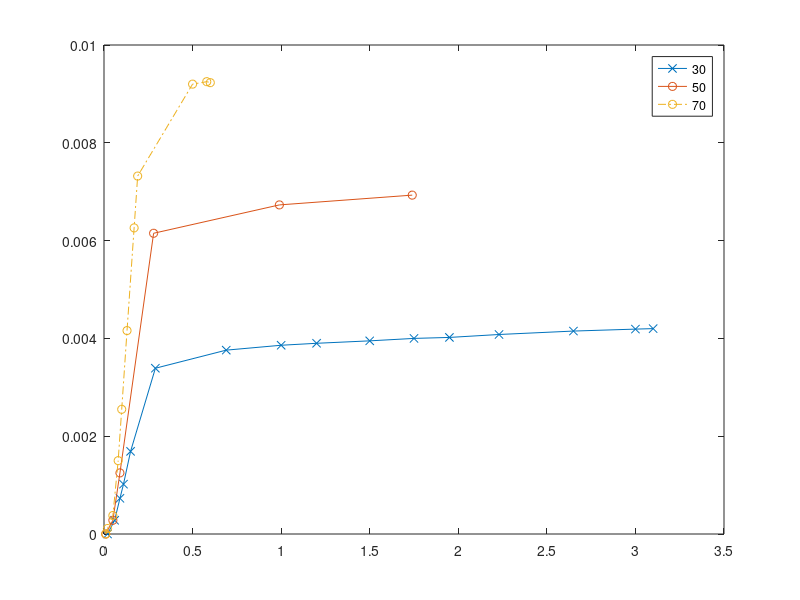
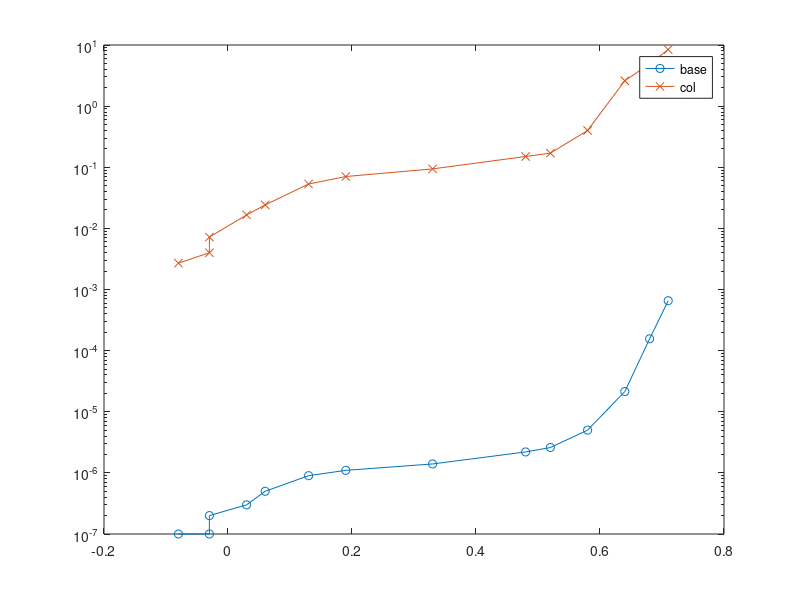
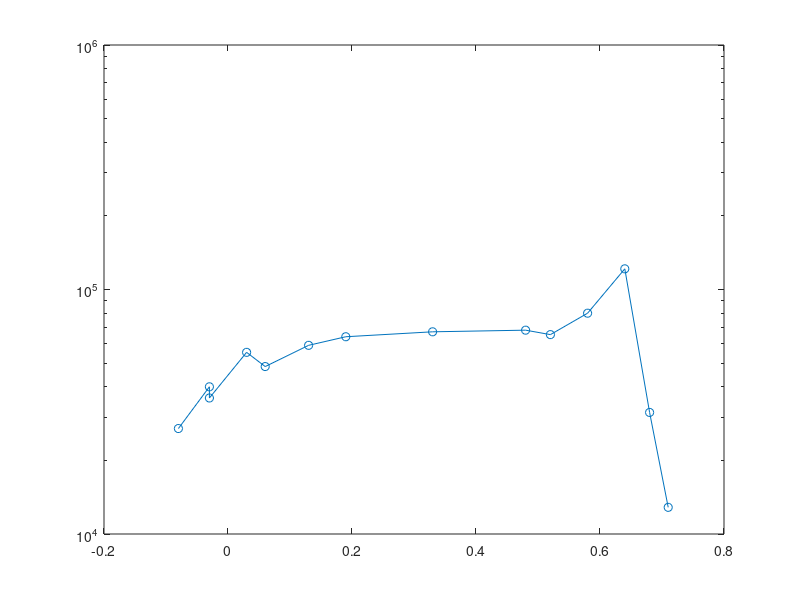
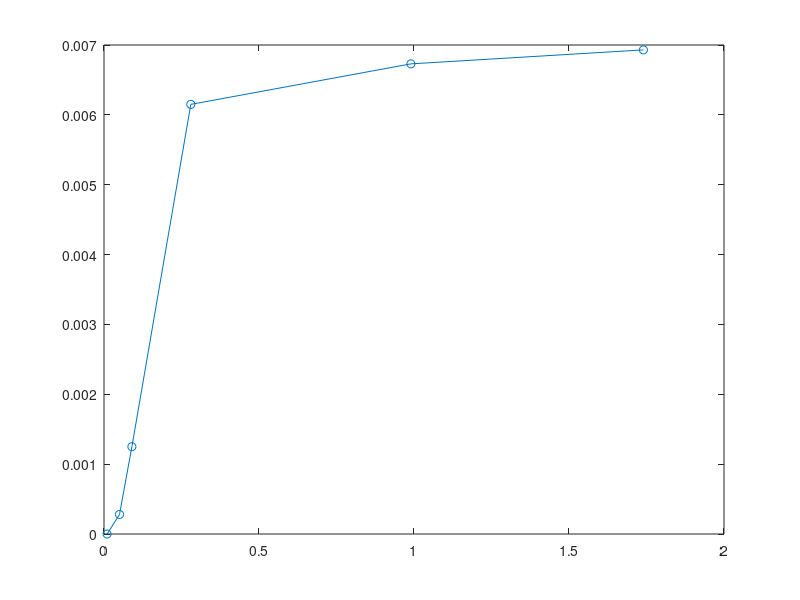

Write the MATLAB code that produced these figures, in order.
close all
U4_3 = [ 0.01 0.02 0.05 0.08 0.1 0.13 0.17 0.19 0.5 0.58 0.6] 
U4_2 = [ 0.01 0.05 0.09 0.28 0.99 1.74 ]
U4_1 = [0.02 0.06 0.09 0.11 0.15 0.29 0.69 1 1.2 1.5 1.75 1.95 2.23 2.65 3 3.1] 
I4_3 = [0 0.0001124 0.000378 0.0015 0.00255 0.00416 0.00626 0.00732 0.0092 0.00925 0.00923] 
I4_2 = [0 0.00028 0.00125 0.00615 0.00673 0.00693 ]
I4_1 = [0 0.00028 0.00073 0.001019 0.00169 0.00339 0.00376 0.00386 0.0039 0.00395 0.004 0.00402 0.00408 0.00415 0.00419 0.0042 ]

Ik_4 = [ 0.0027 0.004 0.0072 0.0166 0.0242 0.0532 0.0705 0.094 0.15 0.17 0.4 2.6 4.901 8.42 ]
Ub_4 = [ -0.08 -0.03 -0.03 0.03 0.06 0.13 0.19 0.33 0.48 0.52 0.58 0.64 0.68 0.71 ]
Ib_4 = [  0.0000001 0.0000001 0.0000002 0.0000003 0.0000005 0.0000009 0.0000011 0.0000014 0.0000022 0.0000026 0.000005 0.0000214 0.000156 0.000655 ]


plot(U4_1 , I4_1, '-x', U4_2 , I4_2,'-o', U4_3 , I4_3,'-.o')
legend("30","50","70")

figure
semilogy( Ub_4 , Ib_4,'-o',Ub_4 , Ik_4,'-x')
legend("base","col")

figure
semilogy( Ub_4 , Ik_4./Ib_4,'-o')


figure
plot( U4_2 , I4_2,'-o')

rn = 3
rc = (U4_2(rn+1) - U4_2(rn))/ (I4_2(rn+1) - I4_2(rn))

vafn = 4
vaf = (U4_2(vafn+1) - U4_2(vafn))/ (I4_2(vafn+1) - I4_2(vafn)) * I4_2(vafn) - U4_2(vafn)

isn = length(Ub_4) - 3

1
Ub_4(isn)
Ik_4(isn)

2
Ub_4(isn + 1)
Ik_4(isn + 1)

nf = 1.23287
is = 5.54495 * 10^(-9)

rbn = 5
rb = (Ub_4(rbn) - nf*0.026*log((Ik_4(rbn)/is) + 1))/Ib_4(rbn)
rb1 = (Ub_4 - nf.*0026.*log((Ik_4./is) + 1))./Ib_4
%close all

bf = max(Ik_4./Ib_4)